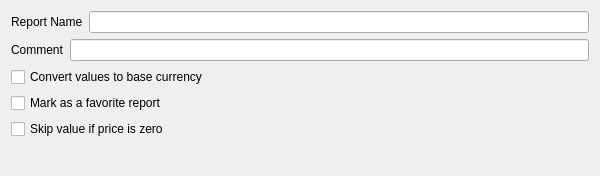
<?xml version="1.0" encoding="UTF-8"?>
<ui version="4.0">
 <class>ReportTabGeneral</class>
 <widget class="QWidget" name="ReportTabGeneral">
  <property name="geometry">
   <rect>
    <x>0</x>
    <y>0</y>
    <width>600</width>
    <height>176</height>
   </rect>
  </property>
  <property name="windowTitle">
   <string>Report Tab</string>
  </property>
  <property name="toolTip">
   <string/>
  </property>
  <property name="whatsThis">
   <string>&lt;p&gt;On this tab, you set the basic properties of this report.&lt;/p&gt;</string>
  </property>
  <layout class="QVBoxLayout">
   <item>
    <layout class="QHBoxLayout">
     <item>
      <widget class="QLabel" name="textLabel6">
       <property name="text">
        <string>Report Name</string>
       </property>
       <property name="wordWrap">
        <bool>false</bool>
       </property>
      </widget>
     </item>
     <item>
      <widget class="KLineEdit" name="m_editName">
       <property name="toolTip">
        <string>&lt;p&gt;Choose a name for this report.&lt;/p&gt;</string>
       </property>
      </widget>
     </item>
    </layout>
   </item>
   <item>
    <layout class="QHBoxLayout">
     <item>
      <widget class="QLabel" name="textLabel7">
       <property name="text">
        <string>Comment</string>
       </property>
       <property name="wordWrap">
        <bool>false</bool>
       </property>
      </widget>
     </item>
     <item>
      <widget class="KLineEdit" name="m_editComment">
       <property name="toolTip">
        <string>&lt;p&gt;Enter a comment to help you remember the details of this report.&lt;/p&gt;</string>
       </property>
      </widget>
     </item>
    </layout>
   </item>
   <item>
    <widget class="QCheckBox" name="m_checkCurrency">
     <property name="toolTip">
      <string comment="Convert 'em!!">&lt;p&gt;Select this option to convert all values in the report to your base currency.&lt;/p&gt;&lt;p&gt;Leave it unchecked if you would like to see values in their original currency.&lt;/p&gt;&lt;p&gt;If currencies are not converted, then subtotals will not be shown.&lt;/p&gt;</string>
     </property>
     <property name="text">
      <string>Convert values to base currency</string>
     </property>
    </widget>
   </item>
   <item>
    <widget class="QCheckBox" name="m_checkFavorite">
     <property name="toolTip">
      <string>&lt;p&gt;Select this option to notate this report as one of your favorites.&lt;/p&gt;&lt;p&gt;All your favorite reports are grouped in one place on the report list for easy access.&lt;/p&gt;</string>
     </property>
     <property name="text">
      <string>Mark as a favorite report</string>
     </property>
    </widget>
   </item>
   <item>
    <widget class="QCheckBox" name="m_skipZero">
     <property name="toolTip">
      <string>
              &lt;p&gt;
              This option is for investments reports only which
              show prices instead of balances as all other reports do.
              &lt;/p&gt;
              &lt;p&gt;
              Select this option to include prices only if there is an actual price for the date.
              If not, 0 will be shown. In the graph, the value will be skipped.
              &lt;/p&gt;
              &lt;p&gt;
              If this option is off the last existing price is shown for a period, if
              it is on, in a table the value is '0' shown and in a chart a linear
              interpolation for the missing values will be performed.
              &lt;br&gt;Example:
              &lt;br&gt;There are prices for January and March, but there is no price for
              February.
              &lt;ul&gt;
              &lt;li&gt;&lt;b&gt;OFF&lt;/b&gt;: shows the price for February as the last price of
              January
              &lt;li&gt;&lt;b&gt;ON&lt;/b&gt;: in a table the value is '0', in a chart a linear
              interpolation for the February-price will be performed
              (so it makes a kind of average-value using the January- and the
              March-price in the chart)
              &lt;/ul&gt;
              &lt;/p&gt;
            </string>
     </property>
     <property name="text">
      <string>Skip value if price is zero</string>
     </property>
    </widget>
   </item>
   <item>
    <spacer name="spacer15">
     <property name="orientation">
      <enum>Qt::Vertical</enum>
     </property>
     <property name="sizeType">
      <enum>QSizePolicy::Expanding</enum>
     </property>
     <property name="sizeHint" stdset="0">
      <size>
       <width>20</width>
       <height>20</height>
      </size>
     </property>
    </spacer>
   </item>
  </layout>
 </widget>
 <layoutdefault spacing="6" margin="11"/>
 <customwidgets>
  <customwidget>
   <class>KLineEdit</class>
   <extends>QLineEdit</extends>
   <header>klineedit.h</header>
  </customwidget>
 </customwidgets>
 <resources/>
 <connections/>
</ui>
